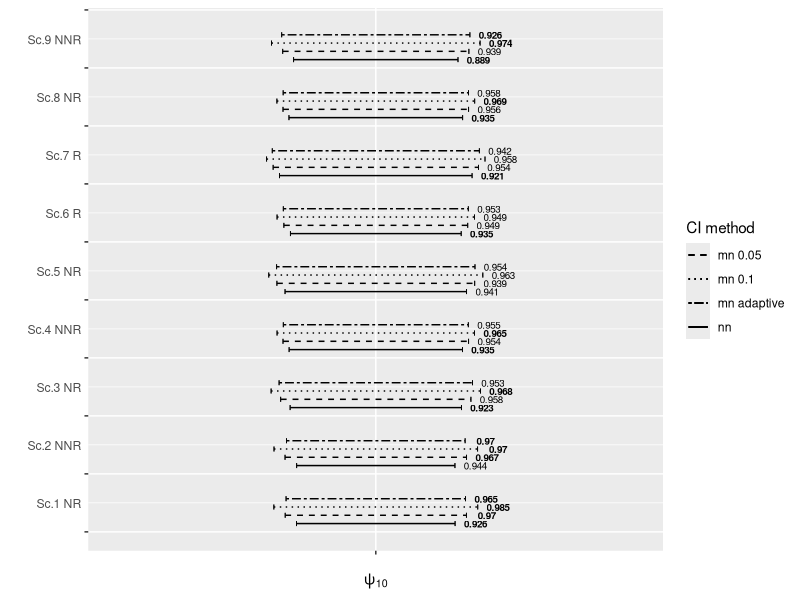

Write the R code that produced this figure.
## figure instead of Table 3 and 4
library(ggplot2)
psi10 <- c(0,0,0,0,0,0,0,0,0)

# this is information taken from Table 4
widthN <- c(0.546, 0.545, 0.590, 0.597, 0.625, 0.588, 0.663, 0.598, 0.566)
width0.05 <- c(0.624, 0.625, 0.655, 0.639, 0.681, 0.633, 0.707, 0.639, 0.641)
width0.1 <- c(0.702, 0.701, 0.721, 0.680, 0.737, 0.680, 0.752, 0.681, 0.718)
widthA <- c(0.618, 0.615, 0.666, 0.637, 0.683, 0.637, 0.713, 0.638, 0.648)

positionN <- seq(1,29,by=3.5)
scenario <- seq(1,9)
dataStart <- as.data.frame(cbind(posN = rep(positionN, each=2), pos0.05=rep(positionN+0.5, each=2), pos0.1=rep(positionN+1, each=2), posA=rep(positionN+1.5, each=2), sc = rep(scenario, each=2), extN=c(rbind(psi10-widthN/2,psi10+widthN/2)), ext0.05=c(rbind(psi10-width0.05/2,psi10+width0.05/2)), ext0.1=c(rbind(psi10-width0.1/2,psi10+width0.1/2)), extA=c(rbind(psi10-widthA/2,psi10+widthA/2))))

id <- seq(1,72*2)
yNup <- rep(c(positionN, positionN+0.5, positionN+1, positionN+1.5)+0.15,each=2)
yNlo <- rep(c(positionN, positionN+0.5, positionN+1, positionN+1.5)-0.15,each=2)
xNlo <- c(psi10-widthN/2, psi10-width0.05/2, psi10-width0.1/2, psi10-widthA/2)
xNup <- c(psi10+widthN/2, psi10+width0.05/2, psi10+width0.1/2, psi10+widthA/2)
# this is information taken from Table 4
cov <- c(0.926, 0.944, 0.923, 0.935, 0.941, 0.935, 0.921, 0.935, 0.889,0.970, 0.967, 0.958, 0.954, 0.939, 0.949, 0.954, 0.956, 0.939, 0.985, 0.970, 0.968, 0.965, 0.963, 0.949, 0.958, 0.969, 0.974, 0.965, 0.970, 0.953, 0.955, 0.954, 0.953 ,0.942, 0.958, 0.926)
id_italic <- c(1,3,4,6,7,8,9,10,11,19,20,21,22,26,27,28,29,36)
tickMar <- as.data.frame(cbind(gr=rep(id,each=2), posX=rep(c(rbind(xNlo,xNup)),each=2), posY=c(rbind(yNup,yNlo))))

ggplot(data=dataStart, aes(x=extN,y=posN,group=sc))+
  geom_line(aes(fill="nn"), size=0.5, show_guide=TRUE)+
  geom_line(aes(x=ext0.05,y=pos0.05,group=sc, fill="mn 0.05"), size=0.5, show_guide=TRUE, linetype="dashed")+
  geom_line(aes(x=ext0.1,y=pos0.1,group=sc, fill="mn 0.1"), size=0.5, show_guide=TRUE, linetype="dotted")+
  geom_line(aes(x=extA,y=posA,group=sc, fill="mn adaptive"), size=0.5, show_guide=TRUE, linetype="twodash")+
  geom_line(data=tickMar, aes(x=posX,y=posY,group=gr), size=0.3)+
  #xlab(expression(psi[10]))+
  ylab("")+
  scale_x_continuous(name=expression(psi[10]), limits=c(-0.9,0.9),breaks=0, labels="")+
  scale_y_continuous(breaks=seq(0.5,32.5,by=3.5), labels=c("","Sc.1 NR", "Sc.2 NNR", "Sc.3 NR", "Sc.4 NNR", "Sc.5 NR", "Sc.6 R", "Sc.7 R", "Sc.8 NR", "Sc.9 NNR"))+
  theme(axis.text.y=element_text(angle=0, vjust=3.8), legend.text=element_text())+
  scale_fill_manual(
    "CI method", values=rep(1,4),
    guide=guide_legend(override.aes = list(linetype=c("dashed", "dotted", "twodash", "solid")))
  )+
  annotate("text", x=xNup[id_italic]+0.07,y=c(positionN,positionN+0.5,positionN+1,positionN+1.5)[id_italic],label=cov[id_italic], size=2.5, fontface=2)+
  annotate("text", x=xNup[-id_italic]+0.07,y=c(positionN,positionN+0.5,positionN+1,positionN+1.5)[-id_italic],label=cov[-id_italic], size=2.5)


